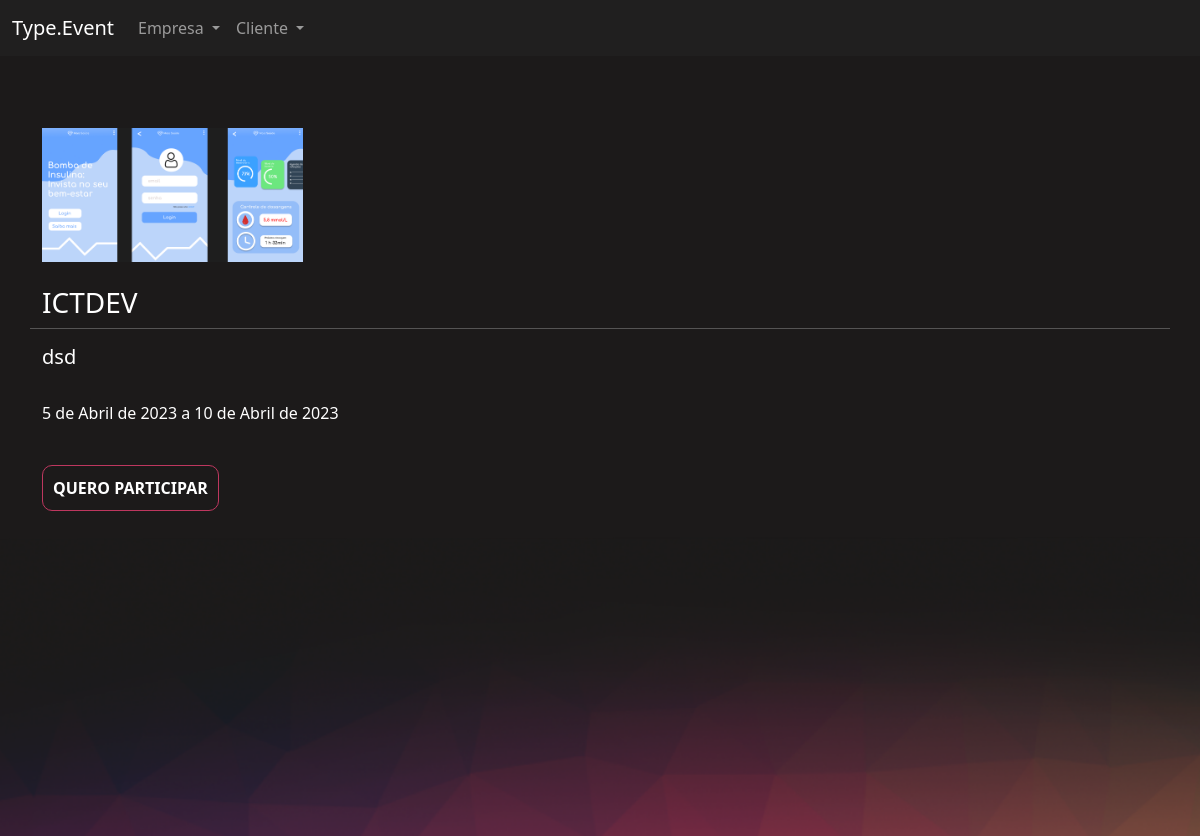
Page /event/register_event/12 on the committed database.
### eventos/models.py (models this page shows, shortened)
class Event(models.Model):
    creator = models.ForeignKey(User, on_delete = models.DO_NOTHING, null = True, blank = True)
    name = models.CharField(max_length=200)
    description = models.TextField()
    start_date = models.DateField()
    end_date = models.DateField()
    workload = models.IntegerField()
    logo = models.ImageField(upload_to = 'logo')
    participants = models.ManyToManyField(User, related_name="event_participant", null=True, blank=True)
    cor_principal = models.CharField(max_length = 7)
    cor_secundaria = models.CharField(max_length = 7)
    cor_fundo = models.CharField(max_length = 7)

### eventos/views.py (the view)
# urls.py: path('register_event/<int:id>', views.register_event, name = "register_event"),
def register_event(request, id):
    event = get_object_or_404(Event, id = id)
    if request.method == 'GET':
        return render(request, 'register_event.html', {'event': event})
    elif request.method == 'POST':
        event.participants.add(request.user)
        event.save()
        messages.add_message(request, constants.SUCCESS, 'Inscrição realizada com sucesso')
        return redirect(f'/event/register_event/{event.id}')

### eventos/templates/register_event.html (shortened to what this page needs)
{% extends 'bases/base_event.html' %}
{% block 'conteudo' %}
    <br>
    <br>
    <div class="container">
        <div class="row">
            <div class="col-md-3">
                <br>
                <img width="100%" src="{{event.logo.url}}">
                <br>
                <br>
            </div>
            <h3>{{event.name}}</h3>
            <hr>
            <div class="col-md-6">
                <h5>{{event.description}}</h5>
                <br>
                <p>{{event.start_date}} a {{event.end_date}}</p>
                <br>
                {% if request.user in event.participants.all %}
                    <input style="border-color: green;" type="submit" class="btn-principal" value="JÁ ESTÁ PARTICIPANDO" disabled>
                {% else%}
                    <form action="{% url 'register_event' event.id %}" method="POST">{% csrf_token %}
                        <input type="submit" class="btn-principal" value="QUERO PARTICIPAR">
                    </form>
                {% endif %}
            </div>
        </div>
    </div>
{% endblock %}

### templates/static/geral/css/base.css (style rules this page uses)
body { color: white !important; }
:root { --main-color: #201F1F; --dark-color: #1C1A1A; --contrast-color: #BE375F; --differential-color: #ED8554; }

### templates/static/event/css/event.css (style rules this page uses)
body { background-color: #1C1A1A; }

### templates/static/users/css/users.css (style rules this page uses)
.btn-principal { background-color: transparent; border: 1px solid var(--contrast-color); color: white; padding: 10px; border-radius: 10px; font-weight: bold; }

### rows in the picture
Event: logo (picture), name "ICTDEV", description "dsd", start_date "5 de Abril de 2023", end_date "10 de Abril de 2023"
